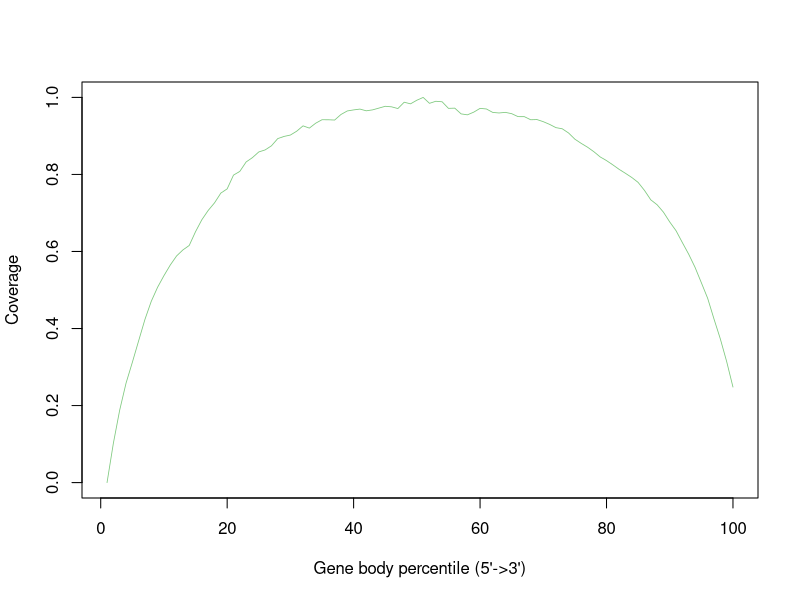

This chart was generated by the following R code:
MI_24Hr_SRR12108297.gencode.Aligned.sortedByCoord.out <- c(0.0,0.10197589170340401,0.18807963743528988,0.2577975859465878,0.312058715280856,0.36818317362325614,0.4238976780921832,0.47080596501691124,0.5072483390957911,0.5372706098533998,0.5648127402703117,0.588424578964477,0.6040415111877648,0.615662064759817,0.6515236260769348,0.6825463347276063,0.7065702764636509,0.7262534353113742,0.7516109360434347,0.7625604117806666,0.7982468158726833,0.8079481620580437,0.8324116087331458,0.8437710383438508,0.8584154718633559,0.8636331154613862,0.8742833194980617,0.8930783345019436,0.8987333338706255,0.9022515225514928,0.9122773931661817,0.9261465141831683,0.9203168948814868,0.9330238530828477,0.9420310178730218,0.9419600953156189,0.9412369001469494,0.9556674914100425,0.9648299336175609,0.9675464824829343,0.9696773829576318,0.9652157093464647,0.967643195061211,0.97226283255023,0.9769431840467229,0.9755757756483101,0.971049089692857,0.9875144061444725,0.9832993496079111,0.9926788578244505,1.0,0.984624849222404,0.9899773531379202,0.9886588383207473,0.9715546815604037,0.9721279722327442,0.9572208028755873,0.9547626915110534,0.9617464142468374,0.9715267423711238,0.9699911615449297,0.961075336412017,0.9595918729196722,0.9611779592034108,0.9577742137401709,0.9501457404825421,0.9500672958357176,0.9419821242917819,0.9424925517882424,0.9369874569158896,0.9299774068671304,0.921532786907266,0.9185508157437332,0.9076013400065013,0.8914777413314635,0.8806325002619299,0.8707339678753052,0.8590295967354132,0.8454382557349216,0.8359459161770593,0.8248669530433568,0.8131518360614339,0.8028745127432254,0.7920625837839871,0.779289538654137,0.75865107444988,0.7341204662620857,0.7213291532007834,0.7021591083100283,0.676603884084602,0.6538119531373829,0.6229993256984125,0.5928110316814288,0.5589481969820302,0.5189097268675602,0.47839467865902635,0.42465579724745256,0.3731617222361023,0.3144566499300177,0.24800866114867678)


pdf("/athena/angsd/scratch/pes4008/project/QC/rseqc/MI_24Hr_SRR12108297.geneBodyCoverage.curves.pdf")
x=1:100
icolor = colorRampPalette(c("#7fc97f","#beaed4","#fdc086","#ffff99","#386cb0","#f0027f"))(1)
plot(x,MI_24Hr_SRR12108297.gencode.Aligned.sortedByCoord.out,type='l',xlab="Gene body percentile (5'->3')", ylab="Coverage",lwd=0.8,col=icolor[1])
dev.off()
